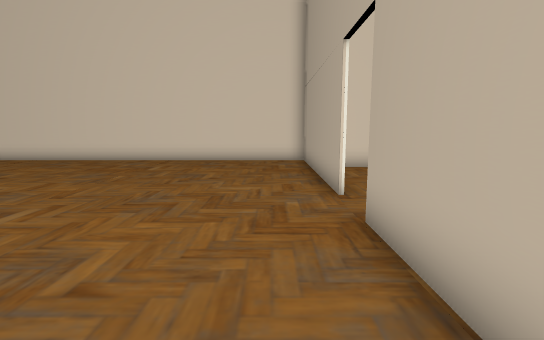
View 1 (above)

14 first-person views from a walk through a 3-D level made in the Unity game engine. The camera is 1.5 m above the floor, tilts 8° down and sees 85° across. The floor is counted in squares, 1.03 m on a side. Each view is taken from the middle of a square. On the plan, view 1 faces up. The plan holds only what a view shows up to about 14 squares ahead; the rest is blank. The place goes on beyond the plan. The player character is not drawn. Some surface patterns are stand-ins.

View 2
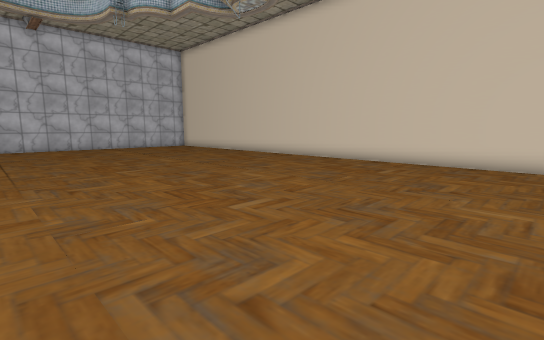

View 3
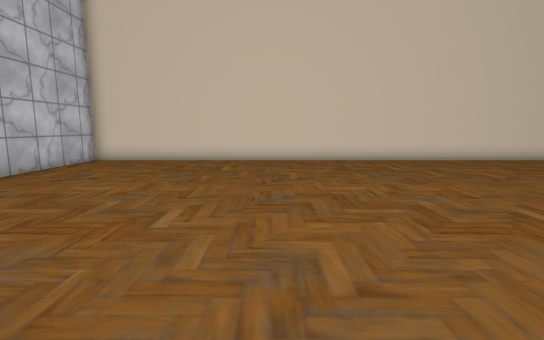

View 4
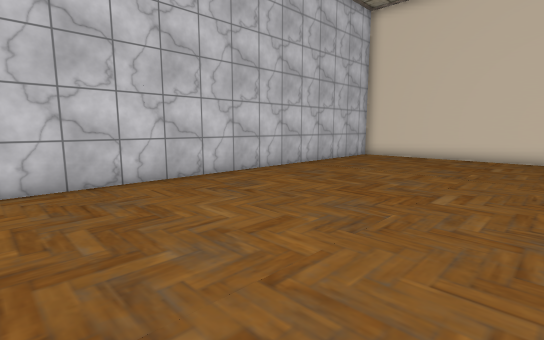

View 5
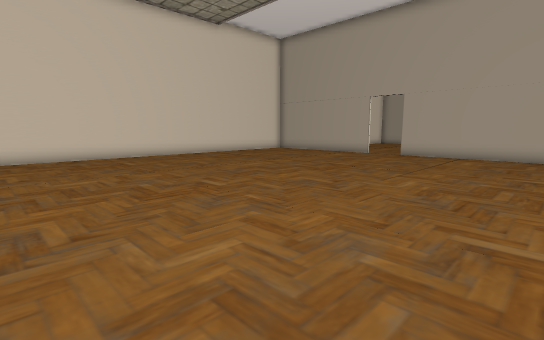

View 6
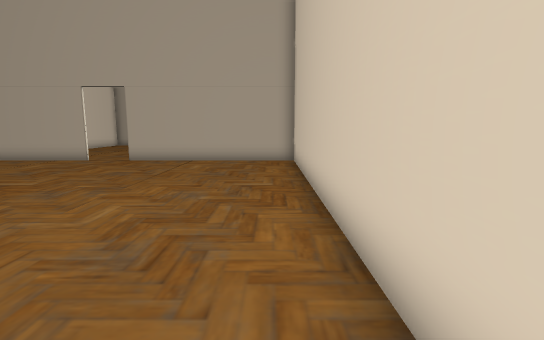

View 7
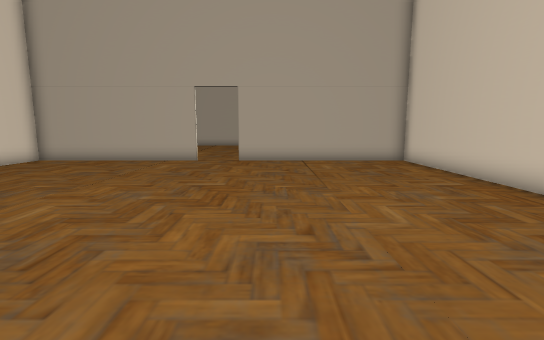

View 8
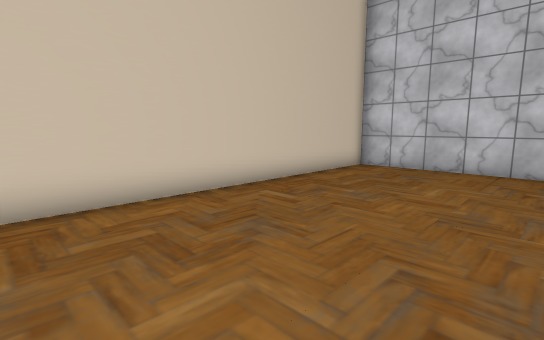

View 9
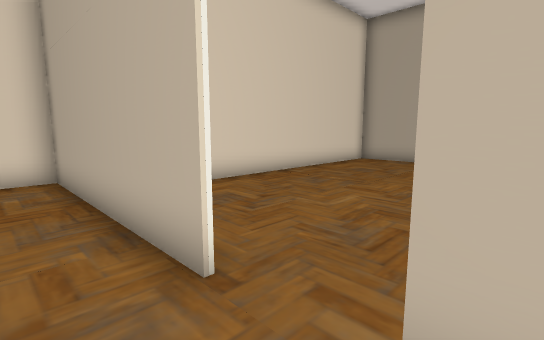

View 10
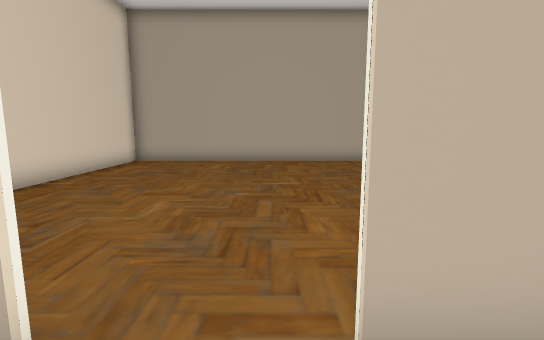

View 11
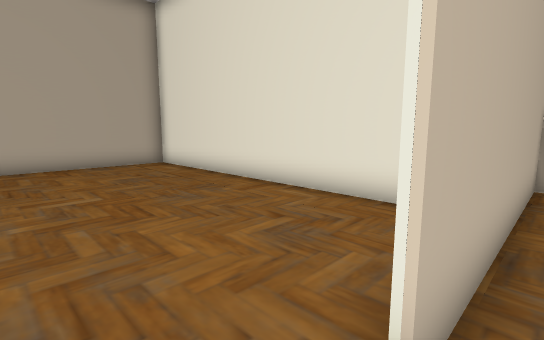

View 12
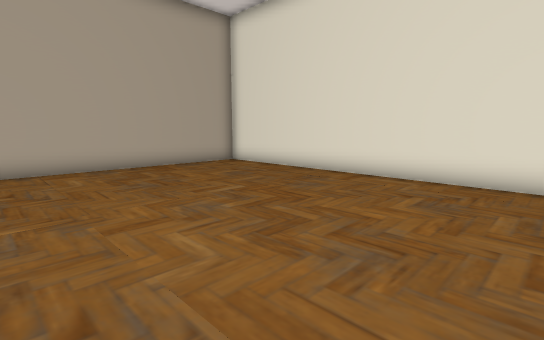

View 13
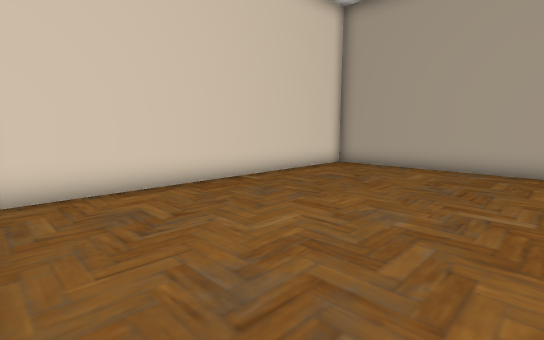

View 14
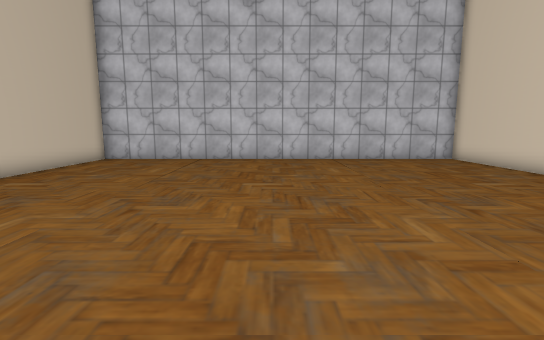

### Floor plan
Ten units are one square. View 1 is at (0, 0); x grows to the right and y downward. Boxes are objects, and circles mark ways between rooms. Rooms are numbered by the first view taken in them; rooms with no view inside come last. Other rooms are left out.
<svg viewBox="-237 -141 376 176">
<path fill="none" stroke="#000" d="M15 -64 15 -136 -232 -136 -232 30 15 30 15 -46M22 -3 134 -3 134 -112 21 -112"/>
<circle cx="10" cy="-55" r="3" fill="#2a7"/>
<text x="-110" y="-50">1</text>
<text x="80" y="-60">2</text>
</svg>
Room 1 opens to room 2.

Where each view was taken, in squares from view 1:
view 1: 0 up, 0 right, facing up
view 2: 1 up, 0 right, facing up-left
view 3: 0 up, 15 left, facing up
view 4: 2 down, 15 left, facing up-left
view 5: 2 down, 15 left, facing up-right
view 6: 2 down, 12 left, facing right
view 7: 3 up, 12 left, facing right
view 8: 3 up, 12 left, facing down-left
view 9: 4 up, 0 right, facing up-right
view 10: 5 up, 0 right, facing right
view 11: 6 up, 1 right, facing down-right
view 12: 9 up, 2 right, facing down-right
view 13: 4 up, 2 right, facing up-right
view 14: 5 up, 9 left, facing left
